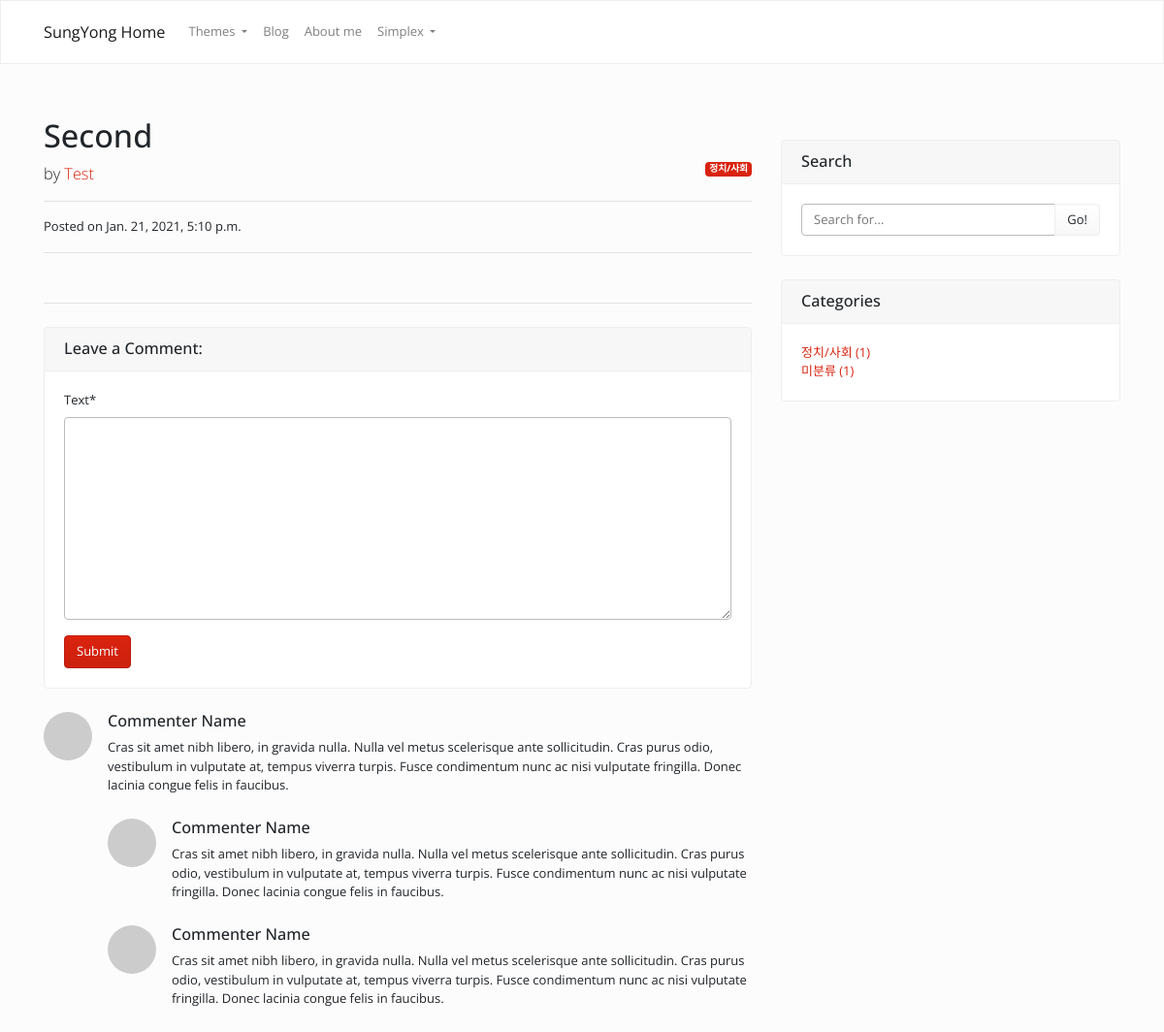
Before: /blog/6/ with the older database file.
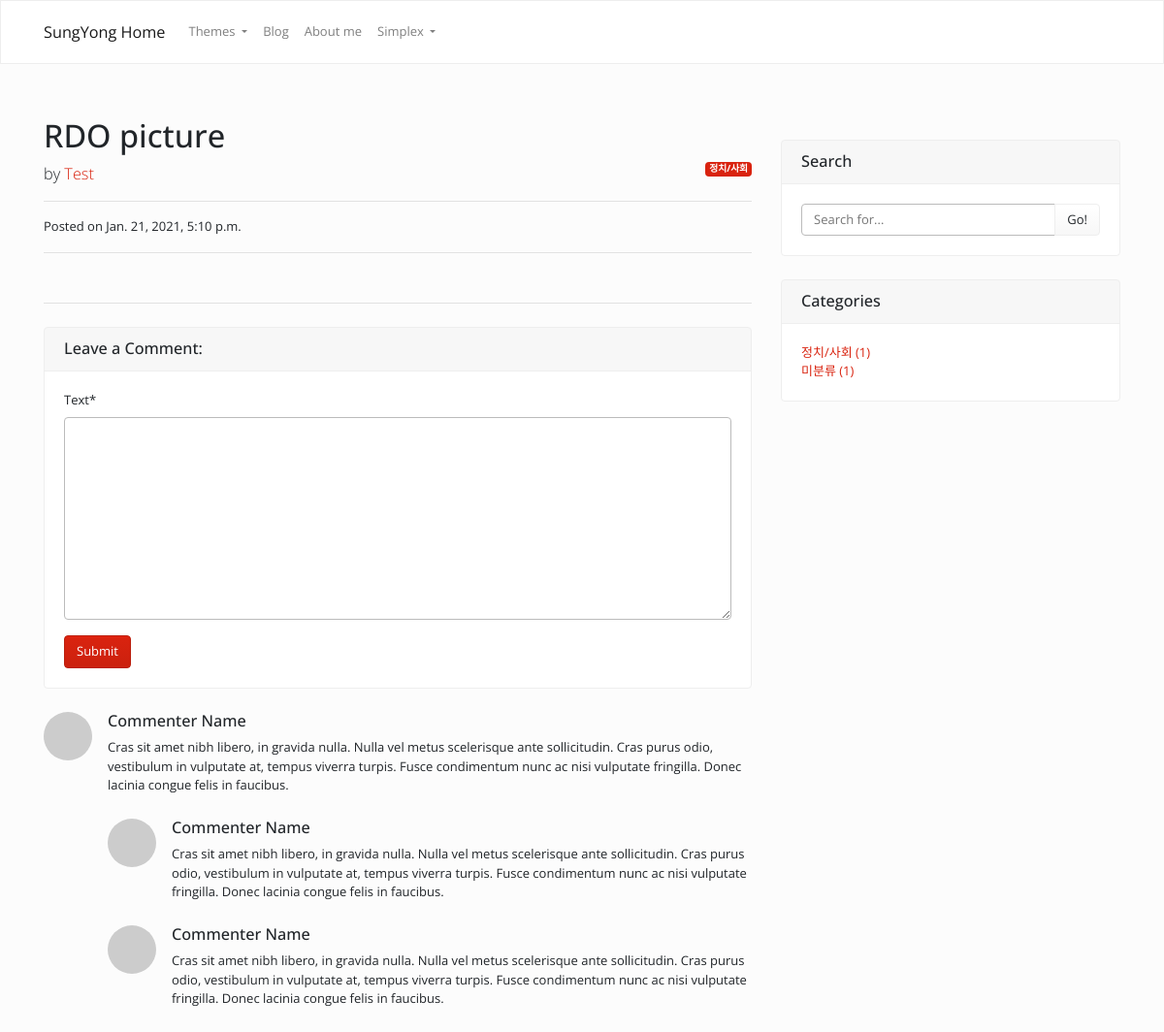
After: the same page with the newer database file.
### blog/models.py (models this page shows, shortened)
class Post(models.Model):
    title = models.CharField(max_length=30)
    content = MarkdownxField()
    image = models.ImageField(upload_to='blog/%Y/%m/%d/', blank=True)
    created = models.DateTimeField(auto_now=True)
    author = models.ForeignKey(User, on_delete=models.CASCADE)
    category = models.ForeignKey(Category, blank=True, null=True, on_delete=models.SET_NULL)
    tags = models.ManyToManyField(Tag, blank=True)
    def get_absolute_url(self):
        return '/blog/{}/'.format(self.pk)
    def get_markdown_content(self):
        return markdown(self.content)

class Category(models.Model):
    name = models.CharField(max_length=25, unique=True)
    description = models.TextField(blank=True)
    slug = models.SlugField(unique=True, allow_unicode=True)
    def __str__(self):
        return self.name
    def get_absolute_url(self):
        return '/blog/category/{}/'.format(self.slug)
    class Meta:
        verbose_name_plural = 'categories'

### blog/views.py (the view)
# urls.py: path('<int:pk>/', views.PostDetail.as_view()),
class PostDetail(DetailView):
    model = Post
    def get_context_data(self, *, object_list=None, **kwargs):
        context = super(PostDetail, self).get_context_data(**kwargs)
        context['category_list'] = Category.objects.all()
        context['posts_without_category'] = Post.objects.filter(category=None).count()
        context['comment_form'] = CommentForm()
        return context

### blog/forms.py
class CommentForm(forms.ModelForm):
    class Meta:
        model = Comment
        fields = ('text',)

### blog/templates/blog/post_detail.html (shortened to what this page needs)
{% extends 'blog/base.html' %}
{% load crispy_forms_tags %}
{% block content %}
<h1>{{ object.title }}</h1>
{% if object.category %}
  <span class="badge badge-primary float-right">{{ object.category }}</span>
{% else %}
  <span class="badge badge-primary float-right">미분류</span>
{% endif %}
<p class="lead">
  by
  <a href="#">{{ object.author.username }}</a>
</p>
<hr>
<p>Posted on {{ object.created }}</p>
<hr>
<br/>
<hr>
<div class="card my-4">
  <h5 class="card-header">Leave a Comment:</h5>
  <div class="card-body">
    <form method="post" action="{{ object.get_absolute_url }}new_comment/">{% csrf_token %}
      <div class="form-group">
        {{ comment_form | crispy }}
      </div>
      <button type="submit" class="btn btn-primary">Submit</button>
    </form>
  </div>
</div>
<div class="media mb-4">
  <img class="d-flex mr-3 rounded-circle" src="http://placehold.it/50x50" alt="">
  <div class="media-body">
    <h5 class="mt-0">Commenter Name</h5>
    Cras sit amet nibh libero, in gravida nulla. Nulla vel metus scelerisque ante sollicitudin. Cras purus odio, vestibulum in vulputate at, tempus viverra turpis. Fusce condimentum nunc ac nisi vulputate fringilla. Donec lacinia congue felis in faucibus.
    <div class="media mt-4">
      <img class="d-flex mr-3 rounded-circle" src="http://placehold.it/50x50" alt="">
      <div class="media-body">
        <h5 class="mt-0">Commenter Name</h5>
        Cras sit amet nibh libero, in gravida nulla. Nulla vel metus scelerisque ante sollicitudin. Cras purus odio, vestibulum in vulputate at, tempus viverra turpis. Fusce condimentum nunc ac nisi vulputate fringilla. Donec lacinia congue felis in faucibus.
      </div>
    </div>
    <div class="media mt-4">
      <img class="d-flex mr-3 rounded-circle" src="http://placehold.it/50x50" alt="">
      <div class="media-body">
        <h5 class="mt-0">Commenter Name</h5>
        Cras sit amet nibh libero, in gravida nulla. Nulla vel metus scelerisque ante sollicitudin. Cras purus odio, vestibulum in vulputate at, tempus viverra turpis. Fusce condimentum nunc ac nisi vulputate fringilla. Donec lacinia congue felis in faucibus.
      </div>
    </div>
  </div>
</div>
{% endblock %}

Changed rows visible on the page:
changed Post "Test": title "Second" → "RDO picture"
